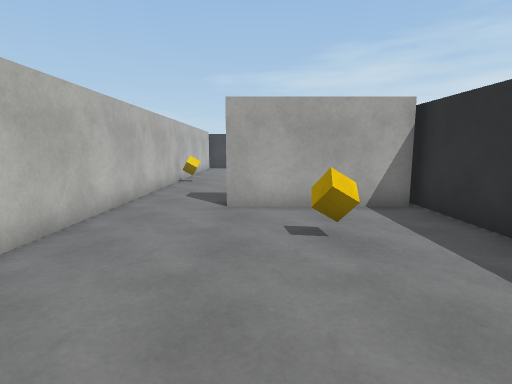
view 1 (above)

18 first-person views from a walk through a 3-D level made in the Unity game engine. The camera is 1.4 m above the floor, tilts 8° down and sees 80° across. The floor is counted in squares, 1 m on a side. Each view is taken from the middle of a square. On the plan, view 1 faces up. The plan holds only what a view shows up to about 14 squares ahead; the rest is blank. The player is left out. Surface patterns are stand-ins for the level's own textures.

view 2
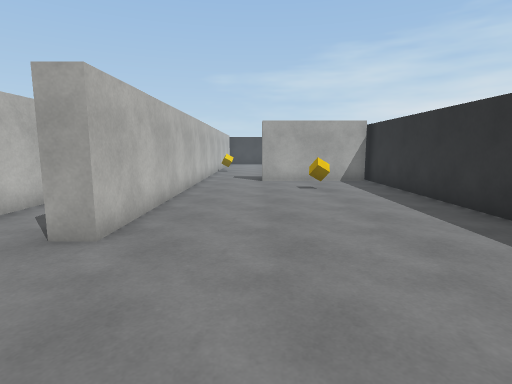

view 3
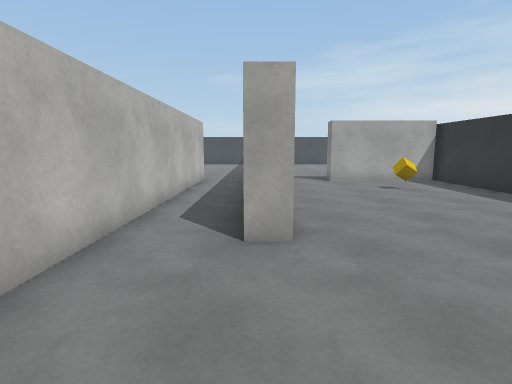

view 4
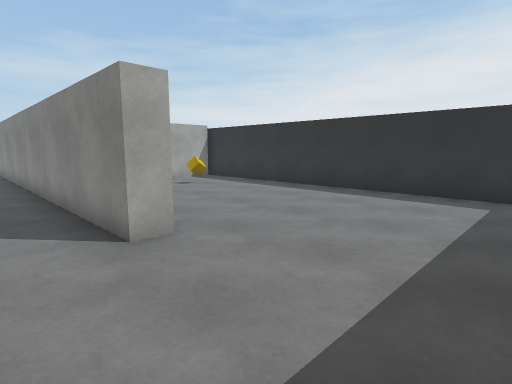

view 5
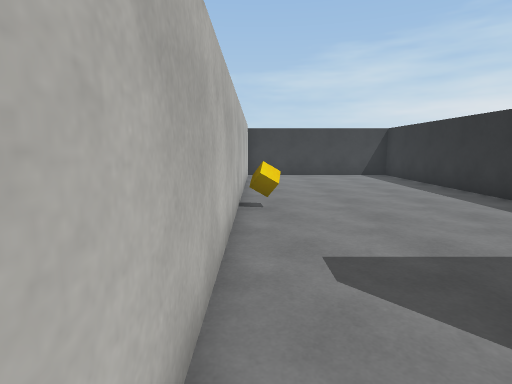

view 6
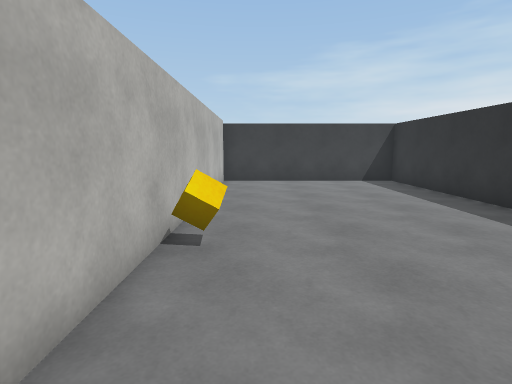

view 7
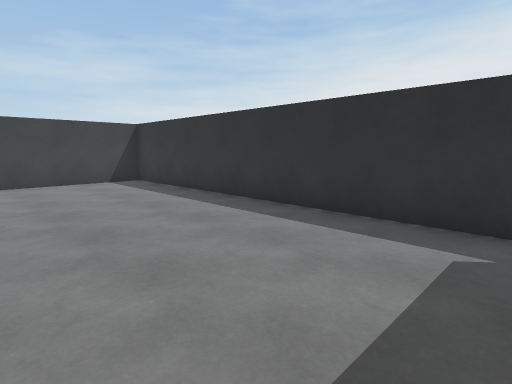

view 8
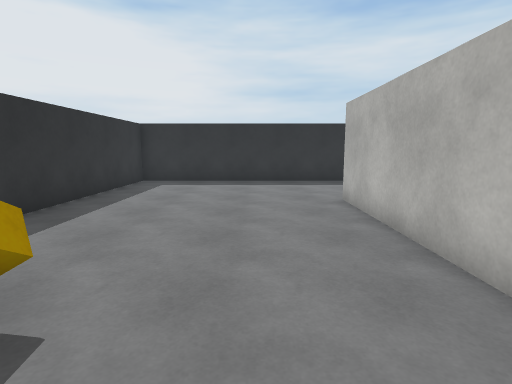

view 9
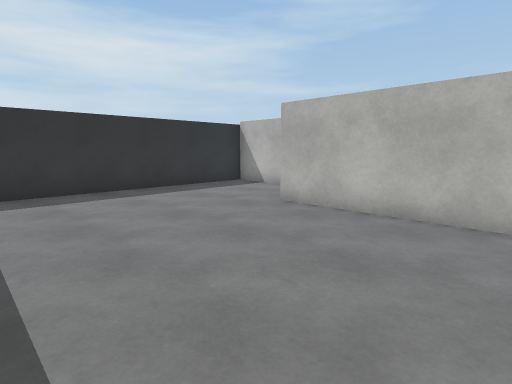

view 10
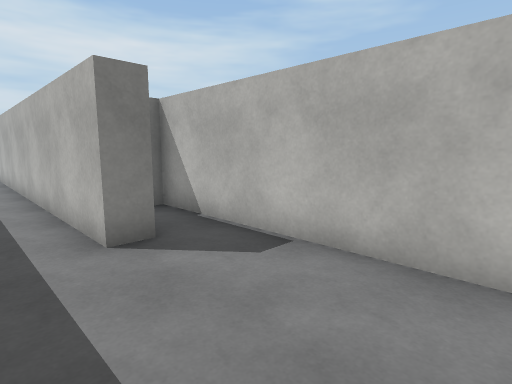

view 11
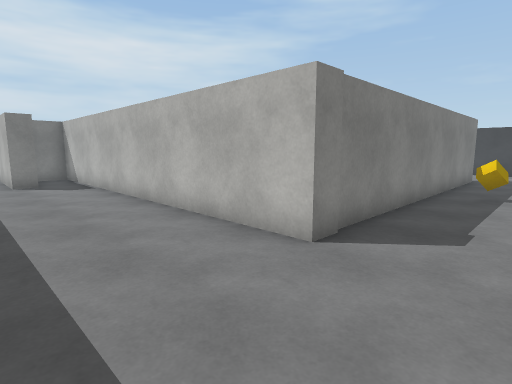

view 12
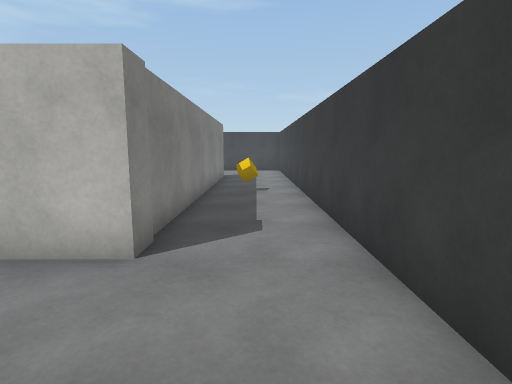

view 13
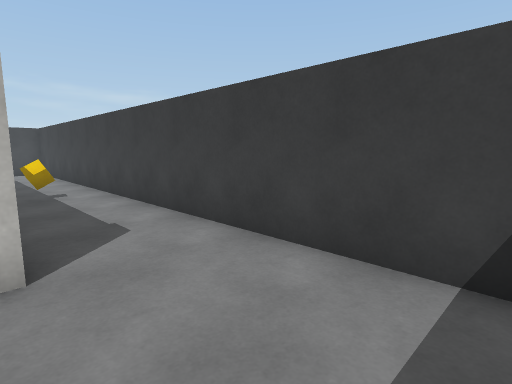

view 14
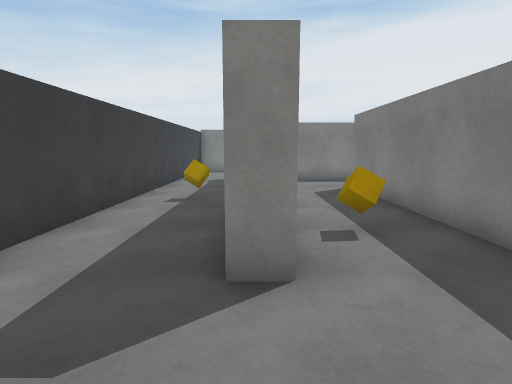

view 15
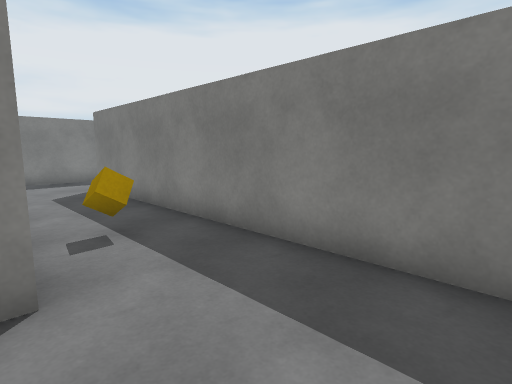

view 16
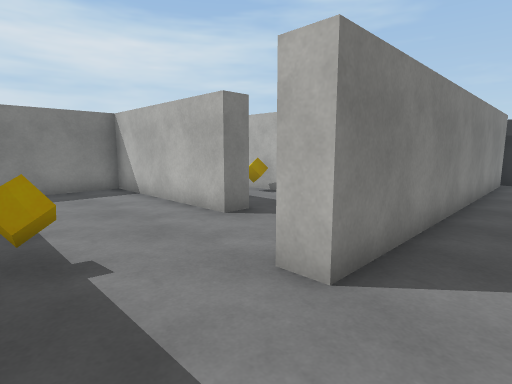

view 17
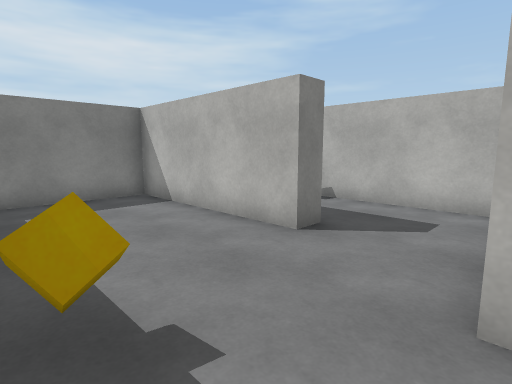

view 18
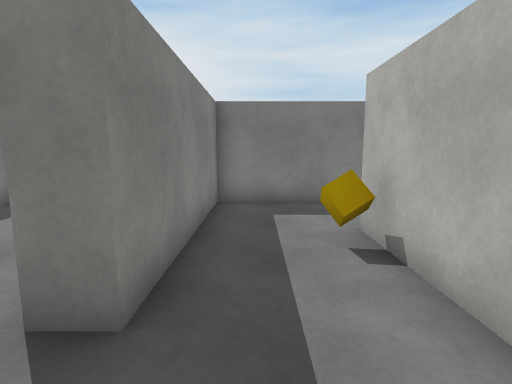

### Floor plan
Ten units are one square. View 1 is at (0, 0); x grows to the right and y downward. Boxes are objects, and circles mark ways between rooms. Rooms are numbered by the first view taken in them; rooms with no view inside come last. Other rooms are left out.
<svg viewBox="-253 -231 299 301">
<path fill="none" stroke="#000" d="M39 -74 -7 -74 -7 -81M-65 -85 -65 65 41 65 41 -226 -34 -226 -34 15 -42 15 -42 -85M-95 -144 -95 -171M-178 -141 -178 -86M-209 -185 -209 -193 -88 -193 -88 -59 -76 -59M-72 -85 -65 -85M-51 -226 -215 -226M-42 -85 -42 -122M-189 -59 -150 -59 -150 -118 -142 -118 -142 -59 -106 -59M-248 -154 -127 -154 -127 -146"/>
<rect x="-35" y="-135" width="10" height="10" fill="#bbb"><title>other object</title></rect>
<rect x="5" y="-55" width="10" height="10" fill="#bbb"><title>other object</title></rect>
<rect x="-195" y="-175" width="10" height="10" fill="#bbb"><title>other object</title></rect>
<rect x="-175" y="-105" width="10" height="10" fill="#bbb"><title>other object</title></rect>
<rect x="-155" y="-215" width="10" height="10" fill="#bbb"><title>other object</title></rect>
<rect x="-115" y="-135" width="10" height="10" fill="#bbb"><title>other object</title></rect>
<circle cx="-55" cy="-90" r="3" fill="#2a7"/>
<text x="-10" y="-70">1</text>
<text x="-130" y="-160">2</text>
</svg>
Room 1 opens to room 2.

Where each view was taken, in squares from view 1:
view 1: 0 up, 0 right, facing up
view 2: 6 down, 1 left, facing up
view 3: 6 down, 4 left, facing up
view 4: 6 down, 6 left, facing up-right
view 5: 6 up, 3 left, facing up
view 6: 9 up, 2 left, facing up
view 7: 9 up, 2 left, facing up-right
view 8: 7 up, 1 left, facing down
view 9: 4 up, 3 right, facing down-left
view 10: 13 up, 5 left, facing down-left
view 11: 22 up, 5 left, facing down-left
view 12: 21 up, 5 left, facing left
view 13: 19 up, 5 left, facing up-left
view 14: 19 up, 24 left, facing right
view 15: 19 up, 24 left, facing down-right
view 16: 17 up, 10 left, facing down-left
view 17: 15 up, 10 left, facing down-left
view 18: 14 up, 16 left, facing down
